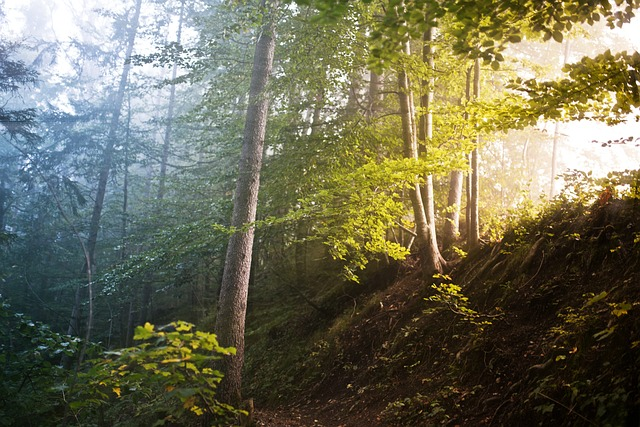
#> input picture img/forrset.jpg, 640 x 427 px
$ python 02_exercise.py
#> lines starting #> are read from the running program, lines starting #| are printed output that depends on the picture; after the words box and inside, x2 and y2 are one past the last pixel; in counts of white or black regions, pixels touching at a corner belong together
import cv2
import numpy as np
import matplotlib.pyplot as plt

img_path="../img/forrset.jpg"
img = cv2.imread(img_path)
#> img is the input picture: shape (427, 640, 3); mean B, G, R 85.4, 108.6, 109.6

print(img)
#> (printed output is left out)


corner=img[0:100 , 0:100]
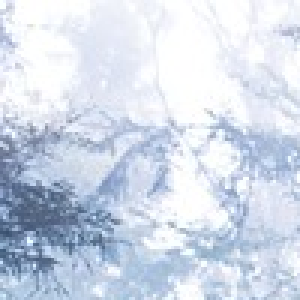
#> corner: shape (100, 100, 3) (shown 3 times larger); mean B, G, R 232.5, 218.1, 208.8

corner1=img[0:100 , 0:250] # [y,x]  ilk değer y start  2 . değer y end değeri , 3 . değer x in start 4. değer x end  [y_start : y end ,x_start: x_end]
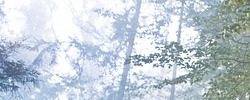
#> corner1: shape (100, 250, 3); mean B, G, R 212.5, 203.7, 192.6


#bgr
# belli alanın rengini değiştirme

img[0:100,0:250]=(0,0,0)
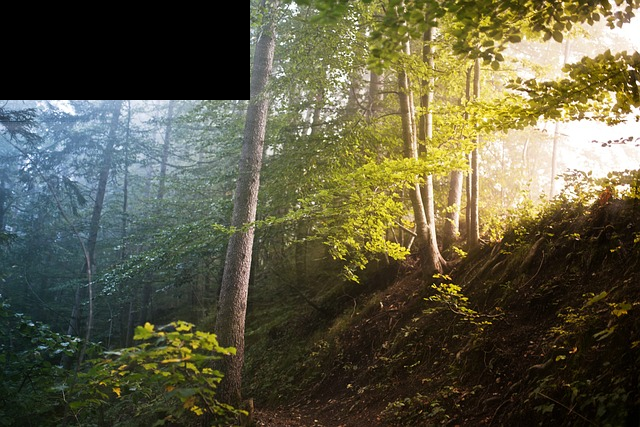
#> img: shape (427, 640, 3); 9.15% of pixels changed, all inside (x1, y1, x2, y2) = (0, 0, 250, 100)

cv2.imshow("forest", img)

#cv2.imshow("corner", corner)


#cv2.imshow("corner1", corner1)


cv2.namedWindow("forest", cv2.WINDOW_NORMAL)

cv2.waitKey(0)

cv2.destroyAllWindows()

$ run again, with img/helic1.jpg copied over img/forrset.jpg
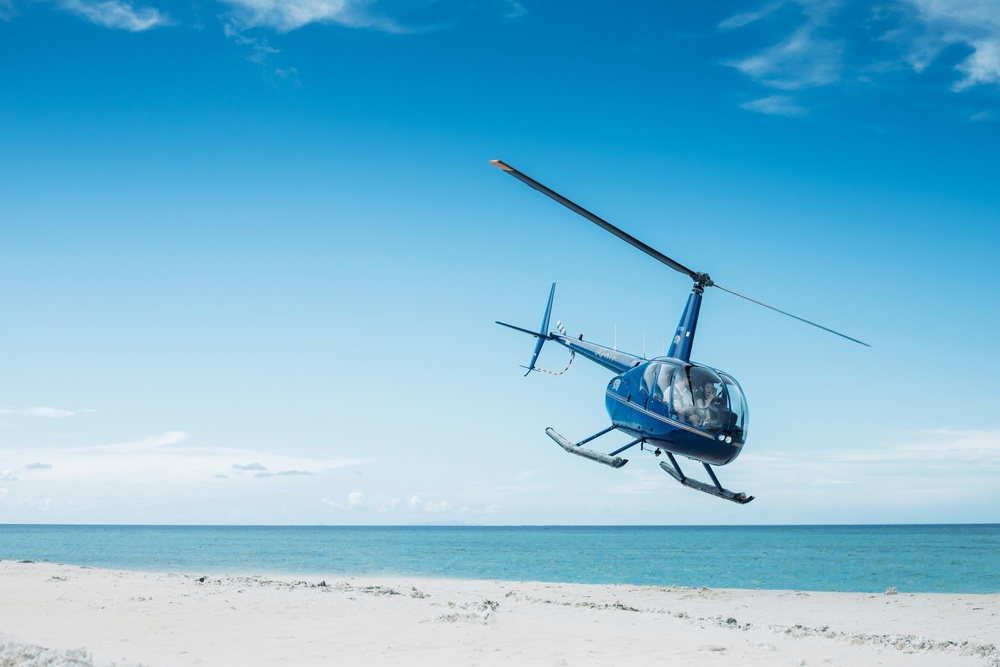
#> input picture img/helic1.jpg, 1000 x 667 px, shrunk from 6049 x 4033 before the run
#> img is the input picture: shape (667, 1000, 3); mean B, G, R 214.3, 184.9, 120.2
#> (printed output is left out)
#> `corner1=img[0:100 , 0:250]`:
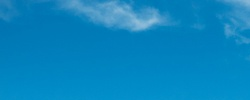
#> corner1: shape (100, 250, 3); mean B, G, R 191.3, 133.6, 10
#> `img[0:100,0:250]=(0,0,0)`:
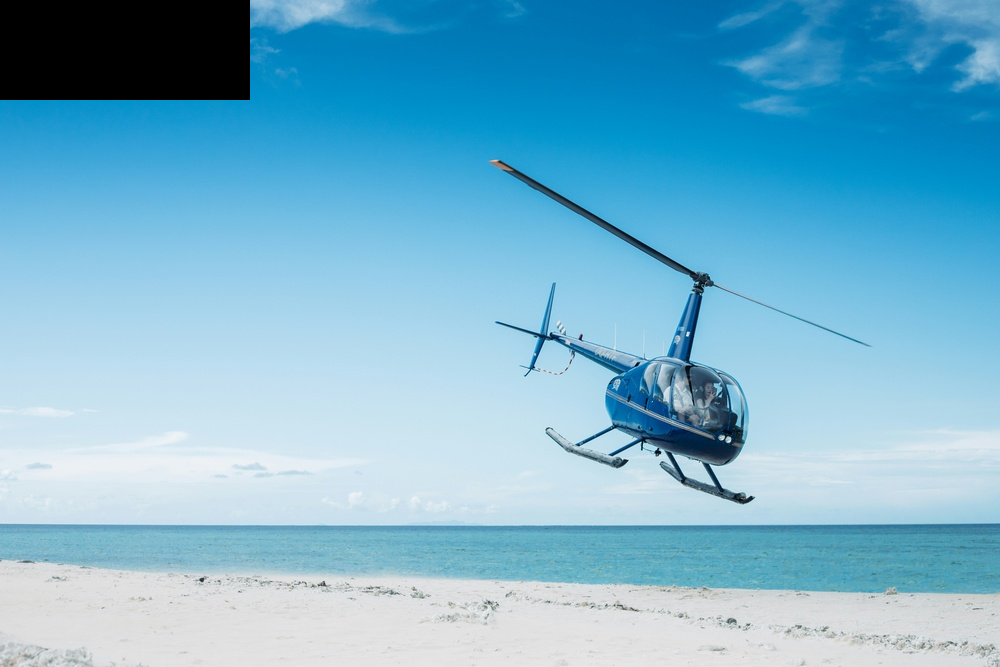
#> img: shape (667, 1000, 3); 3.75% of pixels changed, all inside (x1, y1, x2, y2) = (0, 0, 250, 100)

$ run again, with img/helicopter.jpg copied over img/forrset.jpg
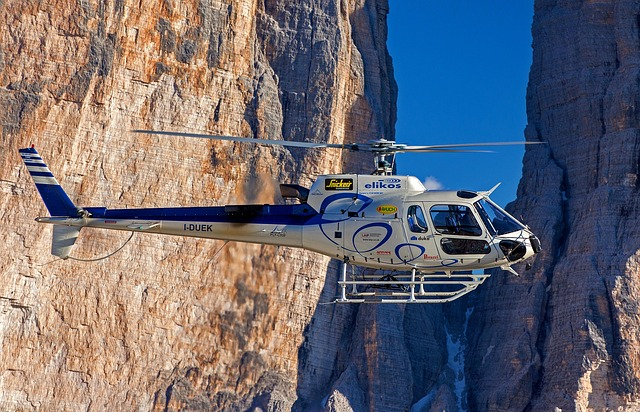
#> input picture img/helicopter.jpg, 640 x 412 px
#> img is the input picture: shape (412, 640, 3); mean B, G, R 115.2, 106.4, 108.2
#> (printed output is left out)
#> `corner1=img[0:100 , 0:250]`:
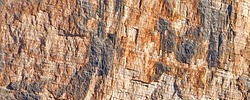
#> corner1: shape (100, 250, 3); mean B, G, R 112.7, 137.1, 172.7
#> `img[0:100,0:250]=(0,0,0)`:
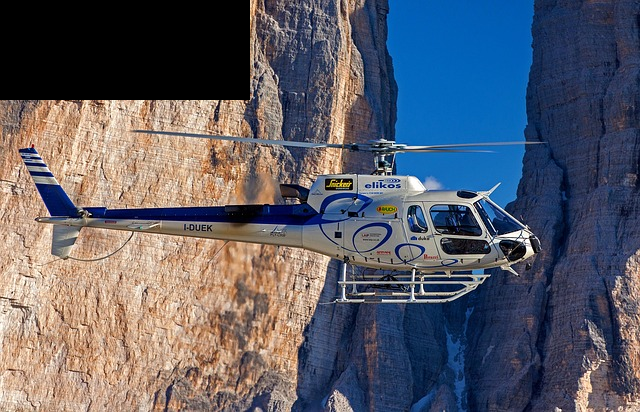
#> img: shape (412, 640, 3); 9.48% of pixels changed, all inside (x1, y1, x2, y2) = (0, 0, 250, 100)
